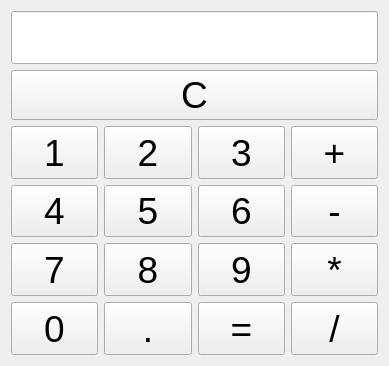
<?xml version="1.0" encoding="UTF-8"?>
<ui version="4.0">
 <class>Calc</class>
 <widget class="QWidget" name="Calc">
  <property name="geometry">
   <rect>
    <x>0</x>
    <y>0</y>
    <width>389</width>
    <height>366</height>
   </rect>
  </property>
  <property name="sizePolicy">
   <sizepolicy hsizetype="Expanding" vsizetype="Expanding">
    <horstretch>0</horstretch>
    <verstretch>0</verstretch>
   </sizepolicy>
  </property>
  <property name="font">
   <font>
    <pointsize>28</pointsize>
   </font>
  </property>
  <property name="windowTitle">
   <string>Calculator</string>
  </property>
  <property name="autoFillBackground">
   <bool>true</bool>
  </property>
  <layout class="QHBoxLayout" name="horizontalLayout">
   <item>
    <layout class="QGridLayout" name="gridLayout" rowstretch="0,0,0,0,0,0,0,0,0">
     <property name="sizeConstraint">
      <enum>QLayout::SetNoConstraint</enum>
     </property>
     <property name="bottomMargin">
      <number>0</number>
     </property>
     <item row="5" column="3">
      <widget class="QPushButton" name="buttonMultiplication">
       <property name="sizePolicy">
        <sizepolicy hsizetype="Expanding" vsizetype="Expanding">
         <horstretch>0</horstretch>
         <verstretch>0</verstretch>
        </sizepolicy>
       </property>
       <property name="text">
        <string>*</string>
       </property>
      </widget>
     </item>
     <item row="4" column="2">
      <widget class="QPushButton" name="button6">
       <property name="sizePolicy">
        <sizepolicy hsizetype="Expanding" vsizetype="Expanding">
         <horstretch>0</horstretch>
         <verstretch>0</verstretch>
        </sizepolicy>
       </property>
       <property name="text">
        <string>6</string>
       </property>
      </widget>
     </item>
     <item row="5" column="1">
      <widget class="QPushButton" name="button8">
       <property name="sizePolicy">
        <sizepolicy hsizetype="Expanding" vsizetype="Expanding">
         <horstretch>0</horstretch>
         <verstretch>0</verstretch>
        </sizepolicy>
       </property>
       <property name="text">
        <string>8</string>
       </property>
      </widget>
     </item>
     <item row="3" column="3">
      <widget class="QPushButton" name="buttonAddition">
       <property name="sizePolicy">
        <sizepolicy hsizetype="Expanding" vsizetype="Expanding">
         <horstretch>0</horstretch>
         <verstretch>0</verstretch>
        </sizepolicy>
       </property>
       <property name="text">
        <string>+</string>
       </property>
      </widget>
     </item>
     <item row="8" column="1">
      <widget class="QPushButton" name="buttonDot">
       <property name="sizePolicy">
        <sizepolicy hsizetype="Expanding" vsizetype="Expanding">
         <horstretch>0</horstretch>
         <verstretch>0</verstretch>
        </sizepolicy>
       </property>
       <property name="text">
        <string>.</string>
       </property>
      </widget>
     </item>
     <item row="5" column="0">
      <widget class="QPushButton" name="button7">
       <property name="sizePolicy">
        <sizepolicy hsizetype="Expanding" vsizetype="Expanding">
         <horstretch>0</horstretch>
         <verstretch>0</verstretch>
        </sizepolicy>
       </property>
       <property name="text">
        <string>7</string>
       </property>
      </widget>
     </item>
     <item row="3" column="1">
      <widget class="QPushButton" name="button2">
       <property name="sizePolicy">
        <sizepolicy hsizetype="Expanding" vsizetype="Expanding">
         <horstretch>0</horstretch>
         <verstretch>0</verstretch>
        </sizepolicy>
       </property>
       <property name="text">
        <string>2</string>
       </property>
      </widget>
     </item>
     <item row="8" column="3">
      <widget class="QPushButton" name="buttonDivision">
       <property name="sizePolicy">
        <sizepolicy hsizetype="Expanding" vsizetype="Expanding">
         <horstretch>0</horstretch>
         <verstretch>0</verstretch>
        </sizepolicy>
       </property>
       <property name="text">
        <string>/</string>
       </property>
      </widget>
     </item>
     <item row="5" column="2">
      <widget class="QPushButton" name="button9">
       <property name="sizePolicy">
        <sizepolicy hsizetype="Expanding" vsizetype="Expanding">
         <horstretch>0</horstretch>
         <verstretch>0</verstretch>
        </sizepolicy>
       </property>
       <property name="text">
        <string>9</string>
       </property>
      </widget>
     </item>
     <item row="4" column="0">
      <widget class="QPushButton" name="button4">
       <property name="sizePolicy">
        <sizepolicy hsizetype="Expanding" vsizetype="Expanding">
         <horstretch>0</horstretch>
         <verstretch>0</verstretch>
        </sizepolicy>
       </property>
       <property name="text">
        <string>4</string>
       </property>
      </widget>
     </item>
     <item row="8" column="2">
      <widget class="QPushButton" name="buttonEqually">
       <property name="sizePolicy">
        <sizepolicy hsizetype="Expanding" vsizetype="Expanding">
         <horstretch>0</horstretch>
         <verstretch>0</verstretch>
        </sizepolicy>
       </property>
       <property name="text">
        <string>=</string>
       </property>
      </widget>
     </item>
     <item row="8" column="0">
      <widget class="QPushButton" name="button0">
       <property name="sizePolicy">
        <sizepolicy hsizetype="Expanding" vsizetype="Expanding">
         <horstretch>0</horstretch>
         <verstretch>0</verstretch>
        </sizepolicy>
       </property>
       <property name="text">
        <string>0</string>
       </property>
      </widget>
     </item>
     <item row="4" column="3">
      <widget class="QPushButton" name="buttonSubtraction">
       <property name="sizePolicy">
        <sizepolicy hsizetype="Expanding" vsizetype="Expanding">
         <horstretch>0</horstretch>
         <verstretch>0</verstretch>
        </sizepolicy>
       </property>
       <property name="text">
        <string>-</string>
       </property>
      </widget>
     </item>
     <item row="3" column="2">
      <widget class="QPushButton" name="button3">
       <property name="sizePolicy">
        <sizepolicy hsizetype="Expanding" vsizetype="Expanding">
         <horstretch>0</horstretch>
         <verstretch>0</verstretch>
        </sizepolicy>
       </property>
       <property name="text">
        <string>3</string>
       </property>
      </widget>
     </item>
     <item row="3" column="0">
      <widget class="QPushButton" name="button1">
       <property name="sizePolicy">
        <sizepolicy hsizetype="Expanding" vsizetype="Expanding">
         <horstretch>0</horstretch>
         <verstretch>0</verstretch>
        </sizepolicy>
       </property>
       <property name="text">
        <string>1</string>
       </property>
      </widget>
     </item>
     <item row="4" column="1">
      <widget class="QPushButton" name="button5">
       <property name="sizePolicy">
        <sizepolicy hsizetype="Expanding" vsizetype="Expanding">
         <horstretch>0</horstretch>
         <verstretch>0</verstretch>
        </sizepolicy>
       </property>
       <property name="text">
        <string>5</string>
       </property>
      </widget>
     </item>
     <item row="0" column="0" colspan="4">
      <widget class="QLineEdit" name="result">
       <property name="sizePolicy">
        <sizepolicy hsizetype="Expanding" vsizetype="Expanding">
         <horstretch>0</horstretch>
         <verstretch>0</verstretch>
        </sizepolicy>
       </property>
       <property name="readOnly">
        <bool>true</bool>
       </property>
      </widget>
     </item>
     <item row="1" column="0" colspan="4">
      <widget class="QPushButton" name="buttonClear">
       <property name="text">
        <string>C</string>
       </property>
      </widget>
     </item>
    </layout>
   </item>
  </layout>
 </widget>
 <layoutdefault spacing="6" margin="11"/>
 <resources/>
 <connections/>
</ui>
